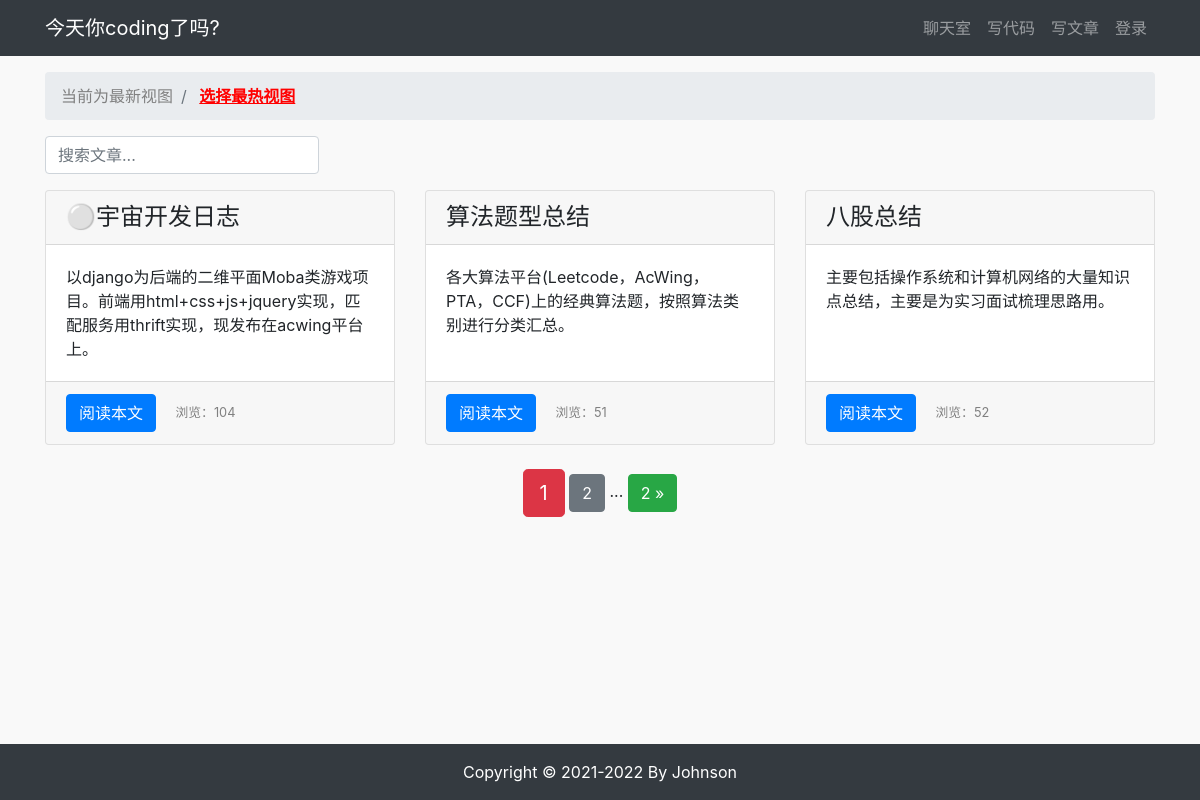
Page /article/article-list/ on the committed database.
### article/models.py (models this page shows, shortened)
class ArticlePost(models.Model):
    author = models.ForeignKey(User, on_delete=models.CASCADE)
    title = models.CharField(max_length=100)
    introduction = models.CharField(max_length=100, default="这是一篇文章..")
    body = models.TextField()
    created = models.DateTimeField(default=timezone.now)
    updated = models.DateTimeField(auto_now=True)
    total_views = models.PositiveIntegerField(default=0)
    class Meta:
        ordering = ('-created', )

### article/views.py (the view)
# urls.py: path('article-list/', views.article_list, name='article_list'),
def article_list(request):
    search = request.GET.get('search')
    order = request.GET.get('order')
    if search:
        if order == 'total_views':
            article_list = ArticlePost.objects.filter(
                Q(title__icontains=search) |
                Q(body__icontains=search)
            ).order_by('-total_views')
        else:
            article_list = ArticlePost.objects.filter(
                Q(title__icontains=search) |
                Q(body__icontains=search)
            )
    else:
        search = ''
        if request.GET.get('order') == 'total_views':
            article_list = ArticlePost.objects.all().order_by('-total_views')
        else:
            article_list = ArticlePost.objects.all()
    paginator = Paginator(article_list, 3)
    page = request.GET.get('page')
    articles = paginator.get_page(page)
    context = { 'articles':articles, 'order': order, 'search': search }
    return render(request, 'article/list.html', context)

### templates/article/list.html (shortened to what this page needs)
{% extends "base.html" %}
{% load static %}
{% block content %}
<div class="container">
    <nav aria-label="breadcrumb">
        <ol class="breadcrumb">
            <li class="breadcrumb-item" style="color:grey; user-select:none;">
                {% if order == 'total_views' %}
                    <a class="article_choice article_choice_new" href="{% url 'article:article_list' %}">选择最新视图</a>
                {% else %}
                    当前为最新视图
                {% endif %}
            </li>
            <li class="breadcrumb-item" style="color:rgb(255, 101, 101); user-select:none;">
                {% if order != 'total_views' %}
                    <a class="article_choice article_choice_hot" href="{% url 'article:article_list' %}?order=total_views">选择最热视图</a>
                {% else %}
                    当前为最热视图
                {% endif %}
            </li>
        </ol>
    </nav>
    <div class="row">
        <div class="col-auto mr-auto">
            <form class="form-inline" >
                <input type="text"
                    class="form-control mb-2 mr-sm-2"
                    name="search"
                    placeholder="搜索文章..."
                    required
                >
            </form>
        </div>
    </div>
    <div class="row mt-2">
        {% for article in articles %}
        <div class="col-4 mb-4">
            <div class="card h-100">
                <h4 class="card-header">{{article.title}}</h4>
                <div class="card-body">
                    <p class="card-text">{{ article.introduction }}</p>
                </div>
                <div class="card-footer">
                    <a href="{% url 'article:article_detail' article.id %}" class="btn btn-primary">阅读本文</a>
                    <span>
                        <small class="col align-self-end" style="color: gray">
                            浏览：{{ article.total_views }}
                        </small>
                    </span>
                </div>
            </div>
        </div>
        {% endfor %}
    </div>
</div>
<div class="pagination">
    <div class="m-auto">
        <span class="step-links">
            <span class="current btn btn-danger btn-lg">
                {{ articles.number }}
            </span>
            {% if articles.has_next %}
                <a href="?page={{ articles.next_page_number }}&order={{ order }}&search={{ search }}" class="btn btn-secondary">
                    {{ articles.next_page_number }}
                </a>
                <span>...</span>
                <a href="?page={{ articles.paginator.num_pages }}&order={{ order }}&search={{ search }}" class="btn btn-success">
                    {{ articles.paginator.num_pages }} &raquo;
                </a>
            {% endif %}
        </span>
    </div>
</div>
{% endblock content %}

### static/css/style.css (style rules this page uses)
body { font-family: -apple-system,BlinkMacSystemFont,"Segoe UI",Helvetica,Arial,sans-serif,"Apple Color Emoji","Segoe UI Emoji","Segoe UI Symbol"; font-size: 16px; line-height: 1.5; word-wrap: break-word; background: #F9F9F9; }
.article_choice { font-weight: bold; text-decoration: underline; }
.article_choice_hot { color: red; }

### rows in the picture
ArticlePost: title "⚪宇宙开发日志", introduction "以django为后端的二维平面Moba类游戏项目。前端用html+css+js+jquery实现，匹配服务用thrift实现，现发布在acwing平台上。", total_views "104"
ArticlePost: title "算法题型总结", introduction "各大算法平台(Leetcode，AcWing，PTA，CCF)上的经典算法题，按照算法类别进行分类汇总。", total_views "51"
ArticlePost: title "八股总结", introduction "主要包括操作系统和计算机网络的大量知识点总结，主要是为实习面试梳理思路用。", total_views "52"

### other values in the picture
{{ articles.number }} "1"
{{ articles.next_page_number }} "2"
{{ articles.paginator.num_pages }} "2"
